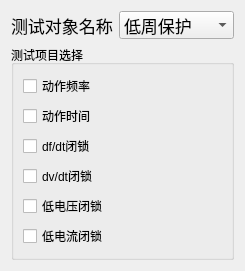
       <widget class="QWidget" name="tab_csxm">
        <attribute name="title">
         <string>测试项目</string>
        </attribute>
        <layout class="QVBoxLayout" name="verticalLayout_17">
         <item>
          <layout class="QHBoxLayout" name="horizontalLayout_2">
           <item>
            <widget class="QLabel" name="label">
             <property name="font">
              <font>
               <pointsize>13</pointsize>
               <bold>false</bold>
              </font>
             </property>
             <property name="text">
              <string>测试对象名称</string>
             </property>
            </widget>
           </item>
           <item>
            <widget class="QComboBox" name="comboBox">
             <property name="font">
              <font>
               <pointsize>13</pointsize>
               <bold>false</bold>
              </font>
             </property>
             <item>
              <property name="text">
               <string>低周保护</string>
              </property>
             </item>
             <item>
              <property name="text">
               <string>频率继电器</string>
              </property>
             </item>
             <item>
              <property name="text">
               <string>差频继电器</string>
              </property>
             </item>
             <item>
              <property name="text">
               <string>低频继电器</string>
              </property>
             </item>
             <item>
              <property name="text">
               <string>高频继电器</string>
              </property>
             </item>
            </widget>
           </item>
          </layout>
         </item>
         <item>
          <widget class="QGroupBox" name="groupBox">
           <property name="title">
            <string>测试项目选择</string>
           </property>
           <layout class="QVBoxLayout" name="verticalLayout">
            <item>
             <widget class="QCheckBox" name="checkBox">
              <property name="text">
               <string>动作频率</string>
              </property>
             </widget>
            </item>
            <item>
             <widget class="QCheckBox" name="checkBox_2">
              <property name="text">
               <string>动作时间</string>
              </property>
             </widget>
            </item>
            <item>
             <widget class="QCheckBox" name="checkBox_3">
              <property name="text">
               <string>df/dt闭锁</string>
              </property>
             </widget>
            </item>
            <item>
             <widget class="QCheckBox" name="checkBox_4">
              <property name="text">
               <string>dv/dt闭锁</string>
              </property>
             </widget>
            </item>
            <item>
             <widget class="QCheckBox" name="checkBox_5">
              <property name="text">
               <string>低电压闭锁</string>
              </property>
             </widget>
            </item>
            <item>
             <widget class="QCheckBox" name="checkBox_6">
              <property name="text">
               <string>低电流闭锁</string>
              </property>
             </widget>
            </item>
           </layout>
          </widget>
         </item>
        </layout>
       </widget>
